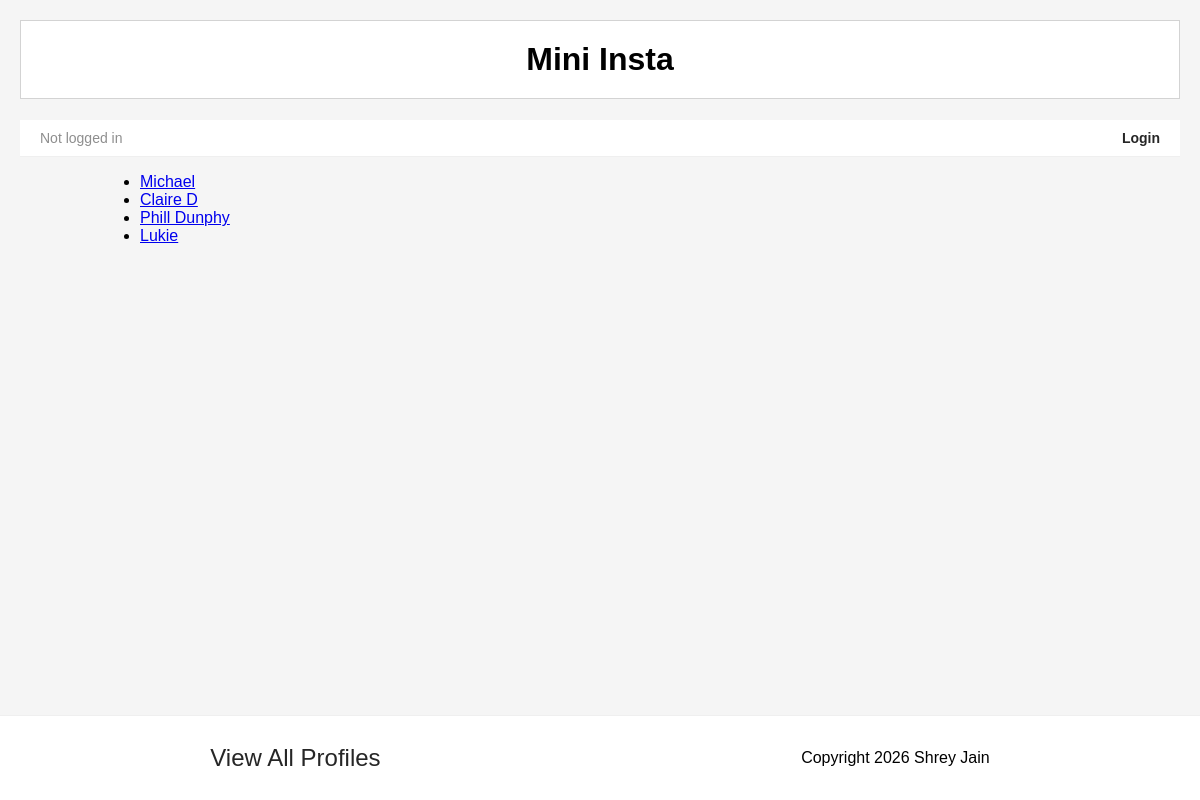
/mini_insta/profile/1/following, run on the app's committed database.
### mini_insta/models.py (models this page shows, shortened)
class Profile(models.Model):
    username = models.TextField(blank=True)
    display_name = models.TextField(blank=True)
    profile_image_url = models.URLField(blank=True)
    bio_text = models.TextField(blank=True)
    join_date = models.DateTimeField(auto_now=True)
    user = models.ForeignKey(User, on_delete=models.CASCADE)
    def get_following(self):
        following = Follow.objects.filter(follower_profile=self)
        return [f.profile for f in following]
    def get_num_following(self):
        following_list = self.get_following()
        return len(following_list)

### mini_insta/views.py (the view)
# urls.py: path(r'profile/<int:pk>/following', ShowFollowingDetailView.as_view(), name="show_following"),
class ShowFollowingDetailView(DetailView):
    model = Profile
    template_name = "mini_insta/show_following.html"
    context_object_name = "profile"
    def get_context_data(self,  **kwargs):
        context = super().get_context_data(**kwargs)
        profile = self.get_object()
        context["following"] = profile.get_following()
        context["num_following"] = profile.get_num_following()
        return context

### project/context_processors.py (called while the page is built)
def profile_context(request):
    profile_pk = None
    if request.user.is_authenticated:
        try:
            profile_pk = request.user.project_profile.pk
        except:
            profile_pk = None
    return {'profile_pk': profile_pk}

### mini_insta/templates/mini_insta/show_following.html (shortened to what this page needs)
{% extends 'mini_insta/base.html' %}
{% block content %}
    {% if following %}
        <ul>
        {% for profile in following %}
            <li><a href="{% url 'show_profile' profile.pk %}">{{ profile.display_name }}</a></li>
        {% endfor %}
        </ul>
    {% else %}
        <p>Not following anyone yet.</p>
    {% endif %}
{% endblock %}

### static/mini_insta.css (style rules this page uses)
body { font-family: Arial, sans-serif; margin: 0; padding: 20px; background-color: whitesmoke; }

### data on the page
Profile: display_name "Michael"
Profile: display_name "Claire D"
Profile: display_name "Phill Dunphy"
Profile: display_name "Lukie"
